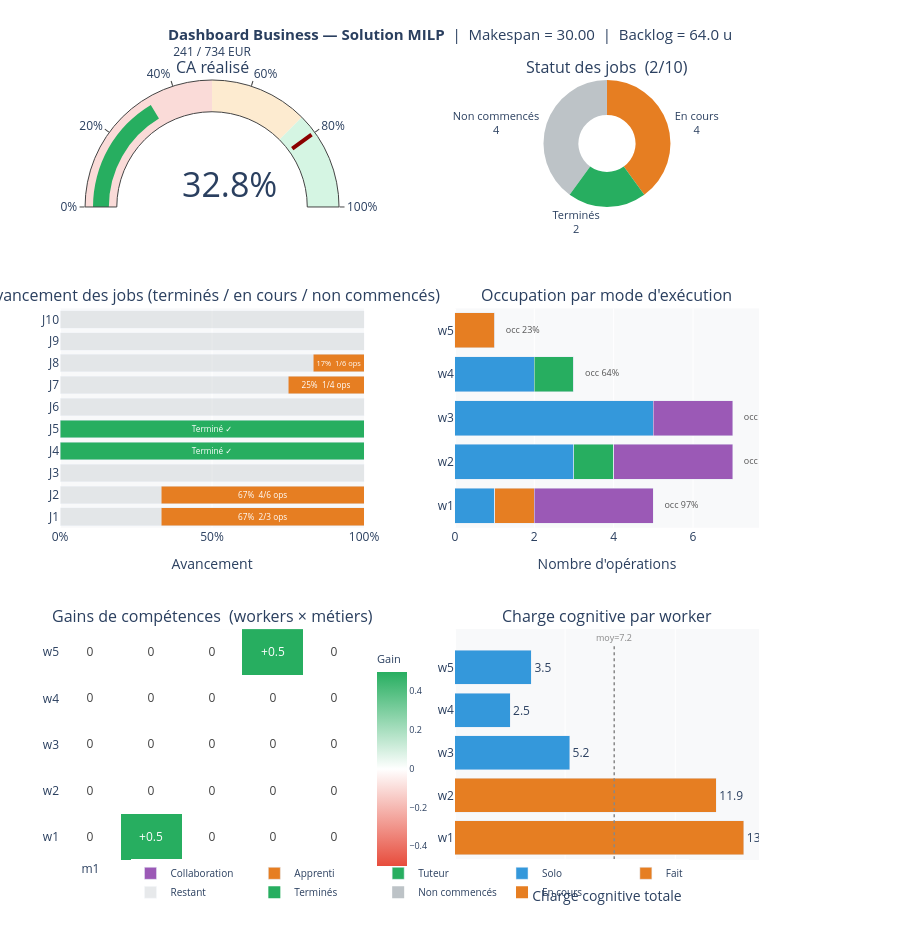

Notebook cell for this chart:
### Code cell
s_milp_summary = solution_business_report(s_milp, instance)
plot_business_report(s_milp_summary, instance)

### Figure 1 — Plotly figure (JSON) as saved in the notebook; plotly's stock layout.template omitted (floating-point values rounded to 4 significant figures)
{"data": [{"domain": {"x": [0, 0.435], "y": [0.8372, 1]}, "gauge": {"axis": {"range": [0, 100], "ticksuffix": "%"}, "bar": {"color": "#27AE60"}, "steps": [{"color": "#FADBD8", "range": [0, 50]}, {"color": "#FDEBD0", "range": [50, 75]}, {"color": "#D5F5E3", "range": [75, 100]}], "threshold": {"line": {"color": "darkred", "width": 4}, "thickness": 0.75, "value": 80}}, "mode": "gauge+number", "number": {"font": {"size": 34}, "suffix": "%"}, "title": {"text": "<span style='font-size:12px'>241 / 734 EUR</span>"}, "type": "indicator", "value": 32.8}, {"domain": {"x": [0.565, 1], "y": [0.8372, 1]}, "hole": 0.45, "hovertemplate": "<b>%{label}</b> : %{value} jobs (%{percent})<extra></extra>", "labels": ["Terminés", "En cours", "Non commencés"], "marker": {"colors": ["#27AE60", "#E67E22", "#BDC3C7"]}, "textfont": {"size": 11}, "textinfo": "label+value", "type": "pie", "values": [2, 4, 4]}, {"hoverinfo": "text", "hovertext": ["<b>J1</b> — Restant : 33%", "<b>J2</b> — Restant : 33%", "<b>J3</b> — Non commencé", "", "", "<b>J6</b> — Non commencé", "<b>J7</b> — Restant : 75%", "<b>J8</b> — Restant : 83%", "<b>J9</b> — Non commencé", "<b>J10</b> — Non commencé"], "marker": {"color": "#BDC3C7"}, "name": "Restant", "opacity": 0.35, "orientation": "h", "showlegend": true, "type": "bar", "x": [0.3333, 0.3333, 1, 0, 0, 1, 0.75, 0.8333, 1, 1], "xaxis": "x", "y": ["J1", "J2", "J3", "J4", "J5", "J6", "J7", "J8", "J9", "J10"], "yaxis": "y"}, {"hoverinfo": "text", "hovertext": ["<b>J1</b> — 2/3 ops (67%)<br>Faites    : Op1✓  Op2✓<br>Restantes : Op3⬜<br>Restant estimé : ≈6.2u", "<b>J2</b> — 4/6 ops (67%)<br>Faites    : Op1✓  Op2✓  Op3✓  Op4✓<br>Restantes : Op5⬜  Op6⬜<br>Restant estimé : ≈18.5u", "", "<b>J4</b> — Terminé ✓", "<b>J5</b> — Terminé ✓", "", "<b>J7</b> — 1/4 ops (25%)<br>Faites    : Op1✓<br>Restantes : Op2⬜  Op3⬜  Op4⬜<br>Restant estimé : ≈19.2u", "<b>J8</b> — 1/6 ops (17%)<br>Faites    : Op1✓<br>Restantes : Op2⬜  Op3⬜  Op4⬜  Op5⬜  Op6⬜<br>Restant estimé : ≈20.0u", "", ""], "insidetextanchor": "middle", "marker": {"color": ["#E67E22", "#E67E22", "#BDC3C7", "#27AE60", "#27AE60", "#BDC3C7", "#E67E22", "#E67E22", "#BDC3C7", "#BDC3C7"]}, "name": "Fait", "orientation": "h", "showlegend": true, "text": ["67%  2/3 ops", "67%  4/6 ops", "", "Terminé ✓", "Terminé ✓", "", "25%  1/4 ops", "17%  1/6 ops", "", ""], "textfont": {"color": "white", "size": 10}, "textposition": "inside", "type": "bar", "x": [0.6667, 0.6667, 0, 1, 1, 0, 0.25, 0.1667, 0, 0], "xaxis": "x", "y": ["J1", "J2", "J3", "J4", "J5", "J6", "J7", "J8", "J9", "J10"], "yaxis": "y"}, {"hoverinfo": "text", "hovertext": ["<b>w1</b><br>Solo : 1 ops<br>Occupation : 97%", "<b>w2</b><br>Solo : 3 ops<br>Occupation : 85%", "<b>w3</b><br>Solo : 5 ops<br>Occupation : 98%", "<b>w4</b><br>Solo : 2 ops<br>Occupation : 64%", "<b>w5</b><br>Solo : 0 ops<br>Occupation : 23%"], "marker": {"color": "#3498DB"}, "name": "Solo", "orientation": "h", "showlegend": true, "type": "bar", "x": [1, 3, 5, 2, 0], "xaxis": "x2", "y": ["w1", "w2", "w3", "w4", "w5"], "yaxis": "y2"}, {"hoverinfo": "text", "hovertext": ["<b>w1</b><br>Tuteur : 0 ops<br>Occupation : 97%", "<b>w2</b><br>Tuteur : 1 ops<br>Occupation : 85%", "<b>w3</b><br>Tuteur : 0 ops<br>Occupation : 98%", "<b>w4</b><br>Tuteur : 1 ops<br>Occupation : 64%", "<b>w5</b><br>Tuteur : 0 ops<br>Occupation : 23%"], "marker": {"color": "#27AE60"}, "name": "Tuteur", "orientation": "h", "showlegend": true, "type": "bar", "x": [0, 1, 0, 1, 0], "xaxis": "x2", "y": ["w1", "w2", "w3", "w4", "w5"], "yaxis": "y2"}, {"hoverinfo": "text", "hovertext": ["<b>w1</b><br>Apprenti : 1 ops<br>Occupation : 97%", "<b>w2</b><br>Apprenti : 0 ops<br>Occupation : 85%", "<b>w3</b><br>Apprenti : 0 ops<br>Occupation : 98%", "<b>w4</b><br>Apprenti : 0 ops<br>Occupation : 64%", "<b>w5</b><br>Apprenti : 1 ops<br>Occupation : 23%"], "marker": {"color": "#E67E22"}, "name": "Apprenti", "orientation": "h", "showlegend": true, "type": "bar", "x": [1, 0, 0, 0, 1], "xaxis": "x2", "y": ["w1", "w2", "w3", "w4", "w5"], "yaxis": "y2"}, {"hoverinfo": "text", "hovertext": ["<b>w1</b><br>Collaboration : 3 ops<br>Occupation : 97%", "<b>w2</b><br>Collaboration : 3 ops<br>Occupation : 85%", "<b>w3</b><br>Collaboration : 2 ops<br>Occupation : 98%", "<b>w4</b><br>Collaboration : 0 ops<br>Occupation : 64%", "<b>w5</b><br>Collaboration : 0 ops<br>Occupation : 23%"], "marker": {"color": "#9B59B6"}, "name": "Collaboration", "orientation": "h", "showlegend": true, "type": "bar", "x": [3, 3, 2, 0, 0], "xaxis": "x2", "y": ["w1", "w2", "w3", "w4", "w5"], "yaxis": "y2"}, {"hoverinfo": "skip", "mode": "text", "showlegend": false, "text": ["occ 97%", "occ 85%", "occ 98%", "occ 64%", "occ 23%"], "textfont": {"color": "#555", "size": 9}, "textposition": "middle right", "type": "scatter", "x": [5.28, 7.28, 7.28, 3.28, 1.28], "xaxis": "x2", "y": ["w1", "w2", "w3", "w4", "w5"], "yaxis": "y2"}, {"colorbar": {"len": 0.3, "tickfont": {"size": 9}, "title": {"text": "Gain"}, "x": 0.44, "y": 0.13}, "colorscale": [[0, "#E74C3C"], [0.5, "#FFFFFF"], [1, "#27AE60"]], "hovertemplate": "<b>%{y} — %{x}</b><br>Gain : %{z:.2f}<extra></extra>", "showscale": true, "text": [["0", "+0.5", "0", "0", "0"], ["0", "0", "0", "0", "0"], ["0", "0", "0", "0", "0"], ["0", "0", "0", "0", "0"], ["0", "0", "0", "+0.5", "0"]], "texttemplate": "%{text}", "type": "heatmap", "x": ["m1", "m2", "m3", "m4", "m5"], "xaxis": "x3", "y": ["w1", "w2", "w3", "w4", "w5"], "yaxis": "y3", "z": [[0, 0.5, 0, 0, 0], [0, 0, 0, 0, 0], [0, 0, 0, 0, 0], [0, 0, 0, 0, 0], [0, 0, 0, 0.5, 0]], "zmid": 0}, {"hovertemplate": "<b>%{y}</b> — CL : %{x:.2f}<extra></extra>", "marker": {"color": ["#E67E22", "#E67E22", "#3498DB", "#3498DB", "#3498DB"]}, "name": "Charge cognitive", "orientation": "h", "showlegend": false, "text": ["13.1", "11.9", "5.2", "2.5", "3.5"], "textposition": "outside", "type": "bar", "x": [13.11, 11.86, 5.2, 2.5, 3.474], "xaxis": "x4", "y": ["w1", "w2", "w3", "w4", "w5"], "yaxis": "y4"}], "layout": {"annotations": [{"font": {"size": 16}, "showarrow": false, "text": "CA réalisé", "x": 0.2175, "xanchor": "center", "xref": "paper", "y": 1, "yanchor": "bottom", "yref": "paper"}, {"font": {"size": 16}, "showarrow": false, "text": "Statut des jobs  (2/10)", "x": 0.7825, "xanchor": "center", "xref": "paper", "y": 1, "yanchor": "bottom", "yref": "paper"}, {"font": {"size": 16}, "showarrow": false, "text": "Avancement des jobs (terminés / en cours / non commencés)", "x": 0.2175, "xanchor": "center", "xref": "paper", "y": 0.7072, "yanchor": "bottom", "yref": "paper"}, {"font": {"size": 16}, "showarrow": false, "text": "Occupation par mode d'exécution", "x": 0.7825, "xanchor": "center", "xref": "paper", "y": 0.7072, "yanchor": "bottom", "yref": "paper"}, {"font": {"size": 16}, "showarrow": false, "text": "Gains de compétences  (workers × métiers)", "x": 0.2175, "xanchor": "center", "xref": "paper", "y": 0.296, "yanchor": "bottom", "yref": "paper"}, {"font": {"size": 16}, "showarrow": false, "text": "Charge cognitive par worker", "x": 0.7825, "xanchor": "center", "xref": "paper", "y": 0.296, "yanchor": "bottom", "yref": "paper"}, {"font": {"color": "#888", "size": 9}, "showarrow": false, "text": "moy=7.2", "x": 7.229, "xref": "x4", "y": 4.5, "yanchor": "bottom", "yref": "y4"}], "barmode": "stack", "height": 950, "hoverlabel": {"bgcolor": "white", "font": {"size": 11}}, "legend": {"font": {"size": 10}, "orientation": "h", "x": 0.5, "xanchor": "center", "y": -0.06, "yanchor": "bottom"}, "margin": {"b": 90, "l": 60, "r": 60, "t": 80}, "paper_bgcolor": "white", "plot_bgcolor": "#F8F9FA", "shapes": [{"line": {"color": "#888", "dash": "dot", "width": 1.5}, "type": "line", "x0": 7.229, "x1": 7.229, "xref": "x4", "y0": -0.5, "y1": 4.5, "yref": "y4"}], "title": {"font": {"size": 15}, "text": "<b>Dashboard Business — Solution MILP</b>  |  Makespan = 30.00  |  Backlog = 64.0 u", "x": 0.5}, "xaxis": {"anchor": "y", "domain": [0, 0.435], "range": [0, 1], "tickformat": ".0%", "title": {"text": "Avancement"}}, "xaxis2": {"anchor": "y2", "domain": [0.565, 1], "title": {"text": "Nombre d'opérations"}}, "xaxis3": {"anchor": "y3", "domain": [0, 0.435]}, "xaxis4": {"anchor": "y4", "domain": [0.565, 1], "title": {"text": "Charge cognitive totale"}}, "yaxis": {"anchor": "x", "domain": [0.426, 0.7072]}, "yaxis2": {"anchor": "x2", "domain": [0.426, 0.7072]}, "yaxis3": {"anchor": "x3", "domain": [0, 0.296]}, "yaxis4": {"anchor": "x4", "domain": [0, 0.296]}}}
